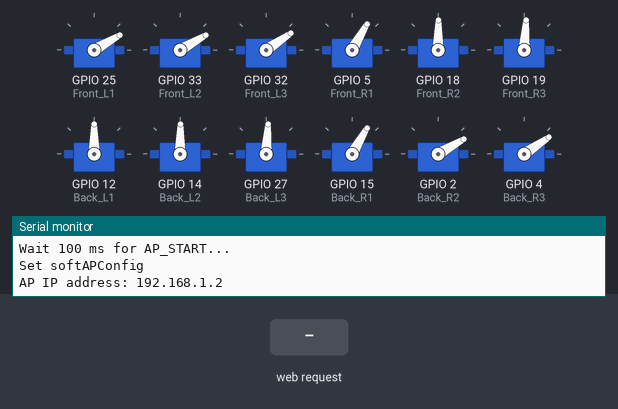
Simulated run of this program. Board: ESP32. Parts: 12 × servo, the last lines printed to the serial monitor. The test bench sets the inputs (shaded band).

Above: at 3.3 s.
3.4 s: HTTP request GET /Forward received
At 3.85 s:
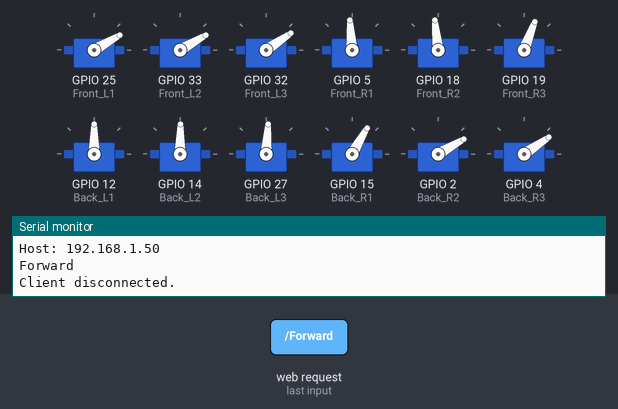
At 4.88 s:
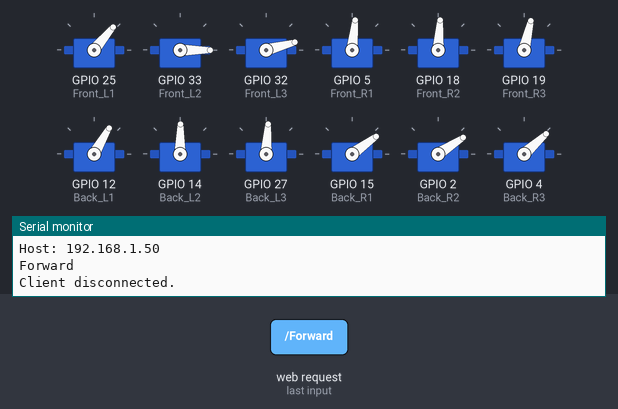
6.4 s: HTTP request GET /Backward received
At 6.81 s:
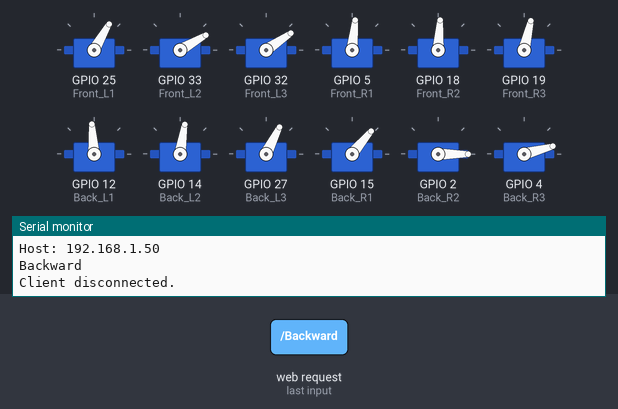
9.4 s: HTTP request GET /TurnLeft received
At 9.8 s:
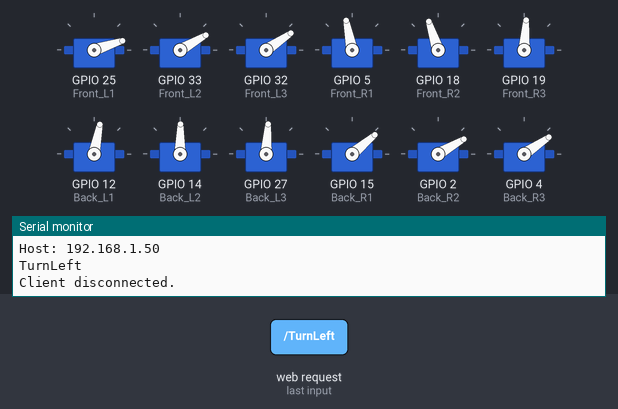
12.4 s: HTTP request GET /TurnRight received
15.4 s: HTTP request GET /Forward received
18.4 s: HTTP request GET /Backward received
Timing chart, 0 to 28.8 s (numbered marks = the images above; inputs shaded):
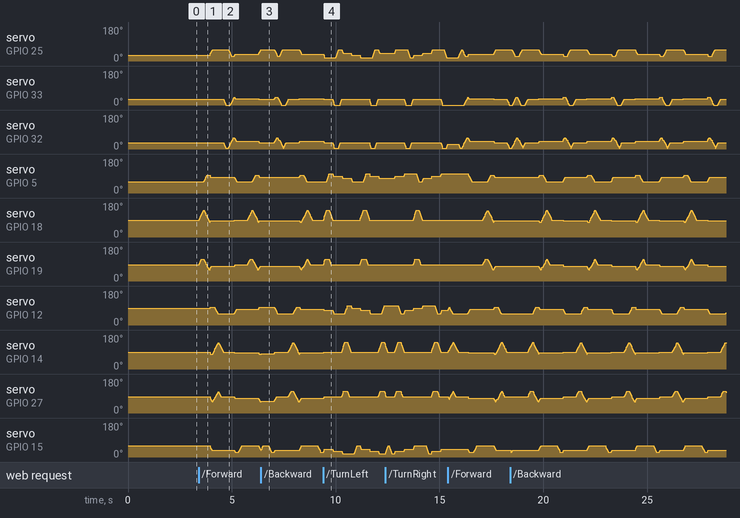

The program:

main.cpp
```cpp
#include <WiFi.h>
#include <ESP32Servo.h>
const char *ssid = "ESP32ap";
const char *password = "12345678";

// Current time
unsigned long currentTime = millis();
// Previous time
unsigned long previousTime = 0;
// Define timeout time in milliseconds (example: 2000ms = 2s)
const long timeoutTime = 2000;


// Variable to store the HTTP request
String header;
// Set web server port number to 80
WiFiServer server(80);
// Auxiliar variables to store the current output state
String output26State = "off";
String output27State = "off";
String command = "stand";
String condition = "stop";
// Assign output variables to GPIO pins
const int output26 = 26;
const int output27 = 27;

#ifdef ESP32
#include <ESP32Servo.h>

// #include <GoBLE.hpp>
#include "gait.h"
#define Back_L1 12
#define Back_L2 14
#define Back_L3 27

#define Front_L1 25
#define Front_L2 33
#define Front_L3 32

#define Front_R1 5
#define Front_R2 18
#define Front_R3 19

#define Back_R1 15
#define Back_R2 2
#define Back_R3 4

#endif

void setup() {
  Serial.begin(115200);
  Serial.println("Configuring access point...");

  WiFi.mode(WIFI_AP);
  WiFi.softAP(ssid, password);
  Serial.println("Wait 100 ms for AP_START...");
  delay(100);

  Serial.println("Set softAPConfig");
  IPAddress Ip(192, 168, 1, 2);
  IPAddress NMask(255, 255, 255, 0);
  WiFi.softAPConfig(Ip, Ip, NMask);

  IPAddress myIP = WiFi.softAPIP();
  Serial.print("AP IP address: ");
  Serial.println(myIP);
  server.begin();

  Front_Left1.attach(Front_L1);
  Front_Left2.attach(Front_L2);
  Front_Left3.attach(Front_L3);

  Front_Right1.attach(Front_R1);
  Front_Right2.attach(Front_R2);
  Front_Right3.attach(Front_R3);

  Back_Left1.attach(Back_L1);
  Back_Left2.attach(Back_L2);
  Back_Left3.attach(Back_L3);

  Back_Right1.attach(Back_R1);
  Back_Right2.attach(Back_R2);
  Back_Right3.attach(Back_R3);
  stand();

  delay(2000);
}

void loop(){
  WiFiClient client = server.available();   // Listen for incoming clients

  if (client) {
    currentTime = millis();
    previousTime = currentTime;                   // If a new client connects,
    Serial.println("New Client.");          // print a message out in the serial port
    String currentLine = "";                // make a String to hold incoming data from the client
    while (client.connected() && currentTime - previousTime <= timeoutTime) {  // loop while the client's connected
      currentTime = millis();
      if (client.available()) {             // if there's bytes to read from the client,
        char c = client.read();             // read a byte, then
        Serial.write(c);                    // print it out the serial monitor
        header += c;
        if (c == '\n') {                    // if the byte is a newline character
          // if the current line is blank, you got two newline characters in a row.
          // that's the end of the client HTTP request, so send a response:
          if (currentLine.length() == 0) {
            // HTTP headers always start with a response code (e.g. HTTP/1.1 200 OK)
            // and a content-type so the client knows what's coming, then a blank line:
            client.println("HTTP/1.1 200 OK");
            client.println("Content-type:text/html");
            client.println("Connection: close");
            client.println();

            // turns the GPIOs on and off
            if (header.indexOf("GET /Forward") >= 0) {
              Serial.println("Forward");
              command = "Forward";
              // digitalWrite(output26, HIGH);
            } else if (header.indexOf("GET /Backward") >= 0) {
              Serial.println("Backward");
              command = "Backward";
              // digitalWrite(output26, LOW);
            } else if (header.indexOf("GET /TurnLeft") >= 0) {
              Serial.println("TurnLeft");
              command = "TurnLeft";
              // digitalWrite(output27, HIGH);
            } else if (header.indexOf("GET /TurnRight") >= 0) {
              Serial.println("TurnRight");
              command = "TurnRight";
              // digitalWrite(output27, LOW);
            } else if (header.indexOf("GET /Stop") >= 0){
              Serial.println("Stop");
              command = "Stop";
            }

            // Display the HTML web page
            client.println("<!DOCTYPE html><html>");
            client.println("<head><meta name=\"viewport\" content=\"width=device-width, initial-scale=1\">");
            client.println("<link rel=\"icon\" href=\"data:,\">");
            // CSS to style the on/off buttons
            // Feel free to change the background-color and font-size attributes to fit your preferences
            client.println("<style>html { font-family: Helvetica; display: inline-block; margin: 0px auto; text-align: center;}");
            client.println(".button { background-color: #4CAF50; border: none; color: white; padding: 16px 40px;");
            client.println("text-decoration: none; font-size: 30px; margin: 2px; cursor: pointer;}");
            client.println(".button2 {background-color: #555555;}</style></head>");

            // Web Page Heading
            client.println("<body><h1>ESP32 Web Server</h1>");

            client.println("<p><a href=\"/Forward\"><button class=\"button\">Forward</button></a></p>");
            client.println("<p><a href=\"/Backward\"><button class=\"button\">Backward</button></a></p>");
            client.println("<p><a href=\"/Stop\"><button class=\"button\">Stop</button></a></p>");
            client.println("<p><a href=\"/TurnLeft\"><button class=\"button\">TurnLeft</button></a></p>");
            client.println("<p><a href=\"/TurnRight\"><button class=\"button\">TurnRight</button></a></p>");
            client.println("</body></html>");

            // The HTTP response ends with another blank line
            client.println();
            // Break out of the while loop
            break;
          } else { // if you got a newline, then clear currentLine
            currentLine = "";
          }
        } else if (c != '\r') {  // if you got anything else but a carriage return character,
          currentLine += c;      // add it to the end of the currentLine
        }
      }
    }
    // Clear the header variable
    header = "";
    // Close the connection
    client.stop();
    Serial.println("Client disconnected.");
    Serial.println("");
    //if condition
    //forward
  }
  if(command == "Forward"){
    Forward(1);
  }else if(command == "Backward"){
    Backward(1);
  }else if(command == "Stop"){
    // resetF();
    // resetB();
    stand();
  }else if(command == "TurnLeft"){
    TurnLeft();
  }else if(command == "TurnRight" ){
    TurnRight();
  }
  if(i == 1){
    resetF();
  }else if(j == 1){
    resetB();
  }
}
```

Leg.h
```cpp
#ifndef LEG_H
#define LEG_H
#include <ESP32Servo.h>
#include <Math.h>
// Servos
Servo Front_Left1;
Servo Front_Left2;
Servo Front_Left3;

Servo Front_Right1;
Servo Front_Right2;
Servo Front_Right3;

Servo Back_Right1;
Servo Back_Right2;
Servo Back_Right3;

Servo Back_Left1;
Servo Back_Left2;
Servo Back_Left3;

// Constants
const double J1L = 5.7;
const double J2L = 7.6;
const double J3L = 16.7;
double J1;
double D;
double d;
double Z_offset;
double Alpha_1;
double Alpha_2;
double R;
double J2;
double J3;
unsigned long interval = 1;
unsigned long prevtime = 0;
unsigned long prevtime2 = 0;


class Leg
{
public:
  double prev1 = 45;
  double prev2 = 134;
  double prev3 = 51;
  double prev1_r = 90;
  double J1;
  double J2;
  double J3;
  Leg()
  {
  }
  void calculateIK(double X, double Y, double Z)
  {
    if (X > 0)
    {
      J1 = atan(Y / X) * (180 / PI);
      D = sqrt((Y * Y) + (X * X));
      d = D - J1L;
      R = sqrt((d * d) + (Z * Z));
      Alpha_1 = acos(Z / R) * (180 / PI);
      Alpha_2 = acos(((J2L * J2L) + (R * R) - (J3L * J3L)) / (2 * J2L * R)) * (180 / PI);
      J2 = (Alpha_1 + Alpha_2);
      J3 = acos(((J2L * J2L) + (J3L * J3L) - (R * R)) / (2 * J2L * J3L)) * (180 / PI);
    }
    else if (X == 0)
    {
      J1 = 90;
      D = sqrt((Y * Y) + (X * X));
      d = D - J1L;
      R = sqrt((d * d) + (Z * Z));
      Alpha_1 = acos(Z / R) * (180 / PI);
      Alpha_2 = acos(((J2L * J2L) + (R * R) - (J3L * J3L)) / (2 * J2L * R)) * (180 / PI);
      J2 = (Alpha_1 + Alpha_2);
      J3 = acos(((J2L * J2L) + (J3L * J3L) - (R * R)) / (2 * J2L * J3L)) * (180 / PI);
    }
    else if (X < 0)
    {
      J1 = 90 + (90 - abs((atan(Y / X)) * (180 / PI)));
      D = sqrt((Y * Y) + (X * X));
      d = D - J1L;
      R = sqrt((d * d) + (Z * Z));
      Alpha_1 = acos(Z / R) * (180 / PI);
      Alpha_2 = acos(((J2L * J2L) + (R * R) - (J3L * J3L)) / (2 * J2L * R)) * (180 / PI);
      J2 = (Alpha_1 + Alpha_2);
      J3 = acos(((J2L * J2L) + (J3L * J3L) - (R * R)) / (2 * J2L * J3L)) * (180 / PI);
    }
  }

  void update1()
  {
    if (prev1 < int(J1))
    {
      prev1++;
    }
    else if (prev1 > int(J1))
    {
      prev1--;
    }
    if (prev2 < int(J2))
    {
      prev2++;
    }
    else if (prev2 > int(J2))
    {
      prev2--;
    }
    if (prev3 < int(J3))
    {
      prev3++;
    }
    else if (prev3 > int(J3))
    {
      prev3--;
    }
    // Front_Left1.write(45*2/3);
    // Front_Left2.write((180-134)*2/3);
    // Front_Left3.write(51*2/3);
    Front_Left1.write(prev1*2/3);
    Front_Left2.write((180-prev2)*2/3);
    Front_Left3.write(prev3*2/3);
  }

  void update2()
  {
    if (prev1_r < int(J1))
    {
      prev1_r++;
    }
    else if (prev1_r > int(J1))
    {
      prev1_r--;
    }
    if (prev2 < int(J2))
    {
      prev2++;
    }
    else if (prev2 > int(J2))
    {
      prev2--;
    }
    if (prev3 < int(J3))
    {
      prev3++;
    }
    else if (prev3 > int(J3))
    {
      prev3--;
    }
    // Front_Right1.write((180-45)*2/3);
    // Front_Right2.write(134*2/3);
    // Front_Right3.write((180-51)*2/3);
    Front_Right1.write((180-prev1_r)*2/3);
    Front_Right2.write(prev2*2/3);
    Front_Right3.write((180-prev3)*2/3);
  }
  void update3()
  {
    if (prev1 < int(J1))
    {
      prev1++;
    }
    else if (prev1 > int(J1))
    {
      prev1--;
    }
    if (prev2 < int(J2))
    {
      prev2++;
    }
    else if (prev2 > int(J2))
    {
      prev2--;
    }
    if (prev3 < int(J3))
    {
      prev3++;
    }
    else if (prev3 > int(J3))
    {
      prev3--;
    }
    // Back_Left1.write(90); //(180-45)*(2/3)
    // Back_Left2.write(90); //134*(2/3)
    // Back_Left3.write((180-51)*2/3);
    Back_Left1.write((180-prev1)*2/3);
    Back_Left2.write(prev2*2/3);
    Back_Left3.write((180-prev3)*2/3);
  }
  void update4()
  {
    if (prev1_r < int(J1))
    {
      prev1_r++;
    }
    else if (prev1_r > int(J1))
    {
      prev1_r--;
    }
    if (prev2 < int(J2))
    {
      prev2++;
    }
    else if (prev2 > int(J2))
    {
      prev2--;
    }
    if (prev3 < int(J3))
    {
      prev3++;
    }
    else if (prev3 > int(J3))
    {
      prev3--;
    }
    // Back_Right1.write(45*2/3);
    // Back_Right2.write((180-134)*2/3);
    // Back_Right3.write(51*2/3);
    Back_Right1.write(prev1_r*2/3);
    Back_Right2.write((180-prev2)*2/3);
    Back_Right3.write(prev3*2/3);
  }

private:
};
#endif
```

Source omitted: gait.h (34506 bytes)
